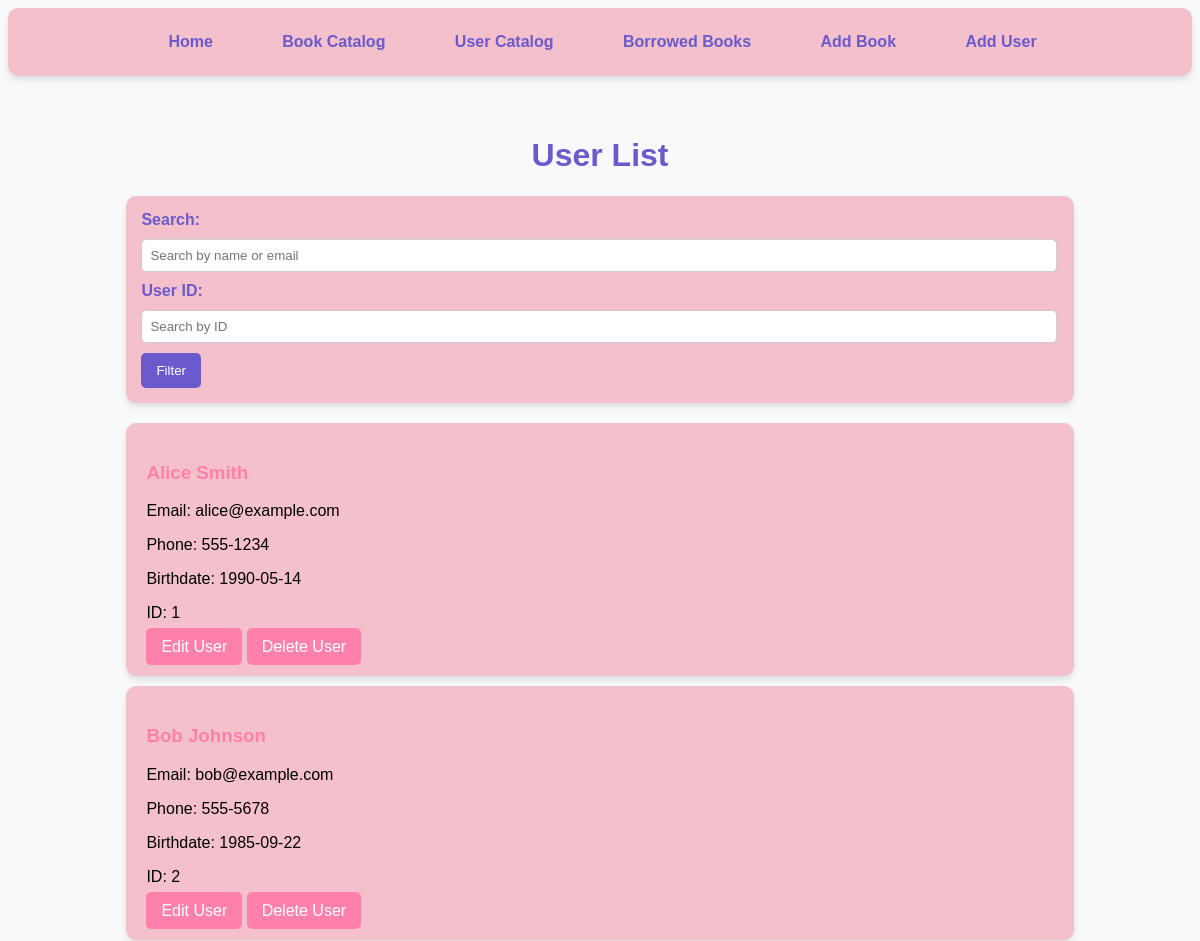
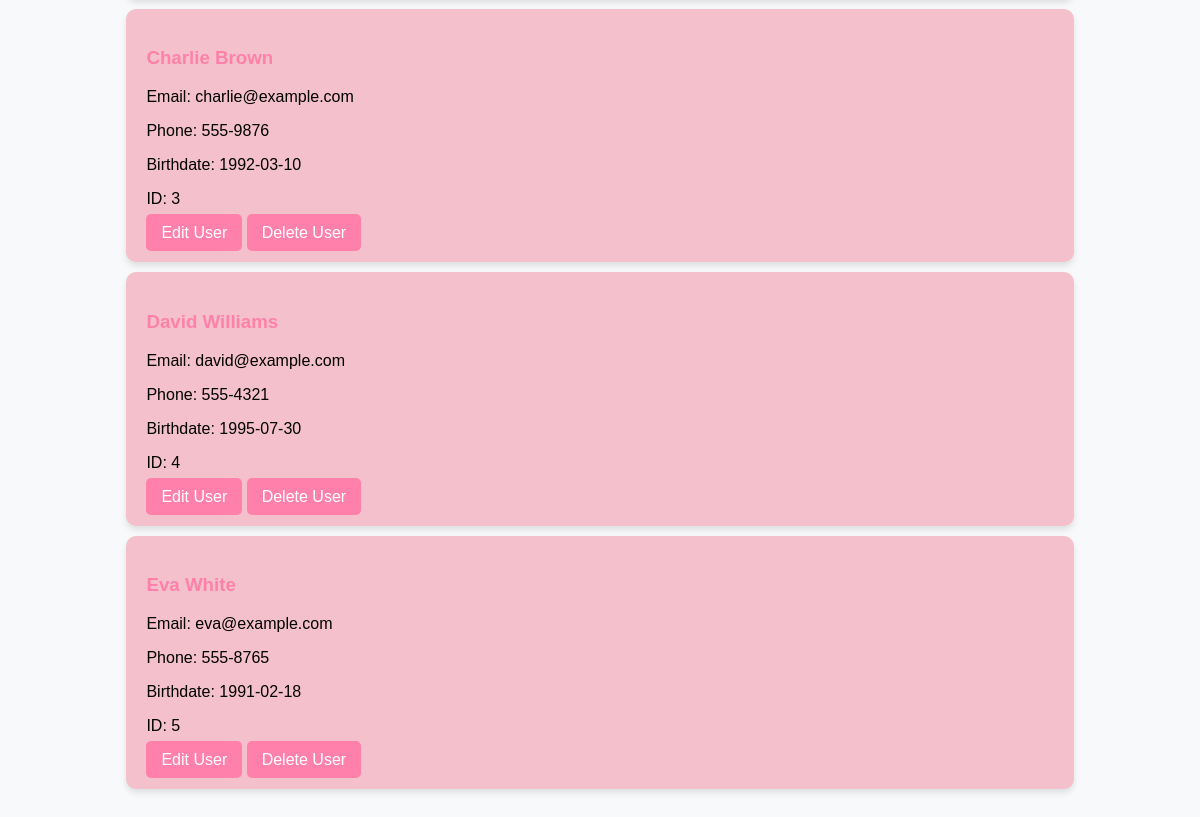
Screenshot of /users with the database file from the repository (2 pictures, top to bottom).
### app/models.py (models this page shows, shortened)
class User(db.Model):
    id = db.Column(db.Integer, primary_key=True)
    name = db.Column(db.String(150), nullable=False)
    birthdate = db.Column(db.Date, nullable=False)
    email = db.Column(db.String(150), unique=True, nullable=False)
    phone_number = db.Column(db.String(15), nullable=False)
    id = db.Column(db.Integer, primary_key=True)
    borrows = db.relationship('Borrow', backref='user', lazy=True)

### app/routes.py (the view)
@main.route('/users')
def users():
    search_query = request.args.get('search', '')
    user_id = request.args.get('id', type=int)
    page = request.args.get('page', 1, type=int)
    per_page = 10
    query = User.query
    if search_query:
        search_filter = f"%{search_query}%"
        query = query.filter(
            (User.name.ilike(search_filter)) | (User.email.ilike(search_filter))
        )
    if user_id:
        query = query.filter(User.id == user_id)
    users = query.paginate(page=page, per_page=per_page, error_out=False)
    return render_template('users.html', users=users, search_query=search_query, user_id=user_id)

### app/templates/users.html (shortened to what this page needs)
<!DOCTYPE html>
<html lang="en">
<head>
</head>
<body>
<nav>
    <a href="{{ url_for('main.home') }}"> Home</a>
    <a href="{{ url_for('main.catalog') }}"> Book Catalog</a>
    <a href="{{ url_for('main.users') }}"> User Catalog</a>
    <a href="{{ url_for('main.borrowed_books') }}"> Borrowed Books</a>
    <a href="{{ url_for('main.add_book') }}"> Add Book</a>
    <a href="{{ url_for('main.add_user') }}"> Add User</a>
</nav>
    <div class="container">
        <h1>User List</h1>
        <form class="filter-form" method="get" action="{{ url_for('main.users') }}">
            <label for="search">Search:</label>
            <input type="text" id="search" name="search" placeholder="Search by name or email"
                   value="{{ request.args.get('search', '') }}">
            <label for="id">User ID:</label>
            <input type="number" id="id" name="id" placeholder="Search by ID"
                   value="{{ request.args.get('id', '') }}">
            <button type="submit">Filter</button>
        </form>
        {% for user in users.items %}
        <div class="user-card">
            <h3>{{ user.name }}</h3>
            <p>Email: {{ user.email }}</p>
            <p>Phone: {{ user.phone_number }}</p>
            <p>Birthdate: {{ user.birthdate }}</p>
            <p>ID: {{ user.id }}</p>
            <a href="{{ url_for('main.edit_user', user_id=user.id) }}" class="btn">Edit User</a>
            <a href="{{ url_for('main.delete_user', user_id=user.id) }}" class="btn"
               onclick="return confirm('Are you sure you want to delete this user?')">Delete User</a>
        </div>
        {% endfor %}
    </div>
</body>
</html>

### app/templates/users.html (style rules this page uses)
body { background-color: #f8f9fa; font-family: 'Arial', sans-serif; }
.container { width: 80%; margin: 0 auto; padding: 20px; }
h1 { color: #6a5acd; text-align: center; }
.filter-form { background-color: #f3c0cb; border-radius: 10px; padding: 15px; margin-bottom: 20px; box-shadow: 0 4px 6px rgba(0, 0, 0, 0.1); }
.filter-form label { font-weight: bold; color: #6a5acd; }
.filter-form input { width: calc(100% - 20px); padding: 8px; margin: 10px 0; border-radius: 5px; border: 1px solid #ccc; }
.filter-form button { background-color: #6a5acd; color: white; padding: 10px 15px; border: none; border-radius: 5px; cursor: pointer; }
.user-card { background-color: #f3c0cb; border-radius: 10px; padding: 20px; margin: 10px 0; box-shadow: 0 4px 6px rgba(0, 0, 0, 0.1); }
.user-card h3 { color: #ff80ab; }
.btn { background-color: #ff80ab; color: white; padding: 10px 15px; text-decoration: none; border-radius: 5px; margin-top: 10px; }
nav { background-color: #f3c0cb; padding: 15px; border-radius: 10px; box-shadow: 0 4px 6px rgba(0, 0, 0, 0.1); text-align: center; margin-bottom: 20px; }
nav a { color: #6a5acd; text-decoration: none; font-weight: bold; margin: 0 15px; padding: 10px 15px; display: inline-block; border-radius: 5px; transition: background-color 0.3s, color 0.3s; }

### rows the page displays
User: name "Alice Smith", email "alice@example.com", phone_number "555-1234", birthdate "1990-05-14", id "1"
User: name "Bob Johnson", email "bob@example.com", phone_number "555-5678", birthdate "1985-09-22", id "2"
User: name "Charlie Brown", email "charlie@example.com", phone_number "555-9876", birthdate "1992-03-10", id "3"
User: name "David Williams", email "david@example.com", phone_number "555-4321", birthdate "1995-07-30", id "4"
User: name "Eva White", email "eva@example.com", phone_number "555-8765", birthdate "1991-02-18", id "5"
